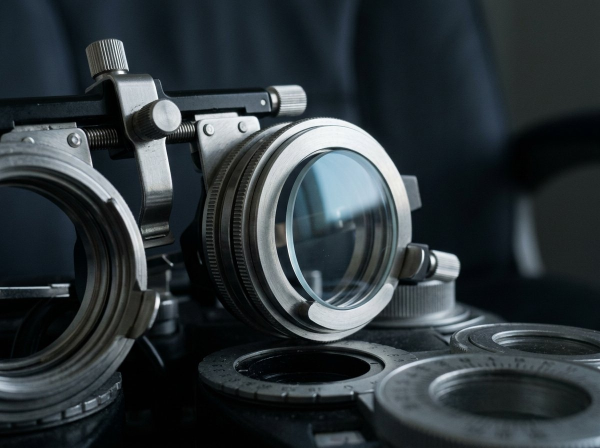
#> input picture demos/img/dmoptic-mesure.jpg, 1200 x 896 px (shown at 1/2 size)
$ python -i make_dmoptic_etapes.py   (imports and definitions only)
#> lines starting #> are read from the running program, lines starting #| are printed output that depends on the picture
#!/usr/bin/env python3
# -*- coding: utf-8 -*-
"""DM Optique — « Ce que voit quelqu'un qui n'est jamais venu » (31 s, 9:16).

Pourquoi un moteur séparé de `make_dmoptic_tiktok.py` : ce film applique trois règles
qui n'existaient pas dans les rendus précédents (voir research/HOOKS-ET-VIRALITE-2026-10-21.md §8-B) :

  1. **Une seule idée, tenue.** 8 plans, un par étape — pas 15 affirmations en 27 s.
  2. **Chronologie du texte découplée de celle de l'image.** Le texte reste ≥ 3 s ;
     c'est l'image qui change dessous (zoom lent, résolution du flou, coupe).
  3. **Triple hook aligné.** Le visuel rompt (le flou se résout), le texte nomme,
     la voix ajoute la cause.

Honnêteté d'image : les plans 3 à 6 sont des visuels générés — ils portent la mention
« illustration ». Le plan 1 (le lieu), le plan 2 (l'appareil), le plan 7 (le praticien)
et le plan 8 (la vitrine) sont de vraies photos du cabinet.

Usage :
    python3 tools/record/make_dmoptic_etapes.py --preview /tmp/apercu
    python3 tools/record/make_dmoptic_etapes.py --out film.mp4 [--voice voix.mp3]
"""
from __future__ import annotations

import argparse
import os
import subprocess
import sys

import imageio_ffmpeg
import numpy as np
from PIL import Image, ImageDraw, ImageEnhance, ImageFilter, ImageFont

ROOT = os.path.dirname(os.path.dirname(os.path.dirname(os.path.abspath(__file__))))
SITE = os.path.join(ROOT, "hosting", "previews", "dmoptic")
ETAPES = os.path.join(ROOT, "clients", "dm-optic", "research", "assets", "etapes")
FONTS = os.path.join(ROOT, "clients", "dm-optic", "content", "month1", "w1", "assets", "fonts")

W, H, FPS = 1080, 1920, 30
DUR = 31.0
UP = 1.28          # marge de recadrage : autorise zoom et panoramique sans bande

BRAND = (26, 63, 134)
INK = (12, 21, 36)
NIGHT = (10, 18, 32)
CREAM = (250, 248, 242)
EMBER = (224, 112, 58)
MUTED = (150, 163, 180)

F_TITLE = os.path.join(FONTS, "schibsted-grotesk-latin-700-normal.ttf")
F_HEAD = os.path.join(FONTS, "schibsted-grotesk-latin-500-normal.ttf")
F_MONO = os.path.join(FONTS, "ibm-plex-mono-latin-600-normal.ttf")


def font(path, size):
    return ImageFont.truetype(path, size)


# ── le film ───────────────────────────────────────────────────────────────────
# (début, fin, source, zoom_final, pan_x, plan)
#   zoom_final : 1.0 = aucun zoom ; 1.07 = le plan s'éloigne / se rapproche de 7 %
#   pan_x      : déplacement horizontal, en fraction de la marge disponible
BEATS = [
    # (début, fin, source, zoom_final, pan_x, plan, ancrage)
    (0.0, 3.4, os.path.join(SITE, "cabinet-interieur.webp"), 1.06, -0.35, "hook", (0.52, 0.50)),
    (3.4, 6.8, os.path.join(SITE, "dmoptic-mesure.webp"), 1.08, 0.30, "cle", (0.50, 0.50)),
    (6.8, 10.4, os.path.join(ETAPES, "01-anamnese.jpg"), 1.09, -0.25, "etape", (0.62, 0.48)),
    (10.4, 14.0, os.path.join(ETAPES, "02-bilan-optique.jpg"), 1.08, 0.25, "etape", (0.45, 0.50)),
    (14.0, 17.6, os.path.join(ETAPES, "03-acuites.jpg"), 1.09, 0.30, "etape", (0.50, 0.50)),
    (17.6, 21.2, os.path.join(ETAPES, "04-refraction.jpg"), 1.08, -0.20, "etape", (0.50, 0.52)),
    (21.2, 25.6, os.path.join(SITE, "cabinet-examen.webp"), 1.08, -0.30, "preuve", (0.80, 0.45)),
    (25.6, 31.0, os.path.join(SITE, "cabinet-enseigne.webp"), 1.05, 0.20, "cta", (0.50, 0.16)),
]

# Texte à l'écran — un plan = une idée. `sub` = la ligne d'appui, plus petite.
TEXTES = {
    "hook": dict(
        lines=["Ce n'est pas", "une photo floue."], place="haut", size=96,
        sub=None, mention="simulation approximative",
    ),
    "cle": dict(
        lines=["Quatre étapes.", "Aucune ne se saute."], place="bas", size=86,
        sub=None, mention=None,
    ),
    "etape": dict(place="bas", size=92, sub_size=42, mention="illustration"),
    "preuve": dict(
        lines=["C'est lui", "qui fait l'examen."], place="bas", size=88,
        sub="Laquintinie · Kumba · Bethesda", sub_size=38, mention=None,
    ),
    "cta": dict(
        lines=["Écrivez-nous", "avant de venir."], place="centre", size=100,
        sub="WhatsApp 656 122 239 · Bonabéri", sub_size=40, mention=None,
    ),
}

# Ce que chaque plan d'étape dit — dans les mots du client (§1 du document)
ETAPES_TXT = {
    2: ("1 · On écoute", "ce que vous n'arrivez plus à voir"),
    3: ("2 · On mesure", "le bilan optique"),
    4: ("3 · On lit", "les acuités, œil par œil"),
    5: ("4 · On réfracte", "la correction qui en sort"),
}


def ease(t):
    t = max(0.0, min(1.0, t))
    return 1 - (1 - t) ** 3


def ease_out(t):
    t = max(0.0, min(1.0, t))
    return 1 - (1 - t) ** 2


# ── masters : une fois par plan, pas par image ────────────────────────────────
_MASTERS: dict[str, Image.Image] = {}


def master(path: str) -> Image.Image:
    """Photo -> master 9:16 surdimensionné, étalonnée pour que les visuels générés
    et les vraies photos se ressemblent (même chaleur, même contraste)."""
#> called with path = '../../demos/img/dmoptic-mesure.jpg'
    if path in _MASTERS:
        return _MASTERS[path]
    src = Image.open(path).convert("RGB")
#> src is the input picture: PIL image 1200x896 RGB; mean R, G, B 45.6, 53.7, 57.8
    cw, ch = int(W * UP), int(H * UP)
    s = max(cw / src.width, ch / src.height)
    big = src.resize((max(int(src.width * s), cw), max(int(src.height * s), ch)), Image.LANCZOS)
    left = (big.width - cw) // 2
    top = (big.height - ch) // 2
    out = big.crop((left, top, left + cw, top + ch))
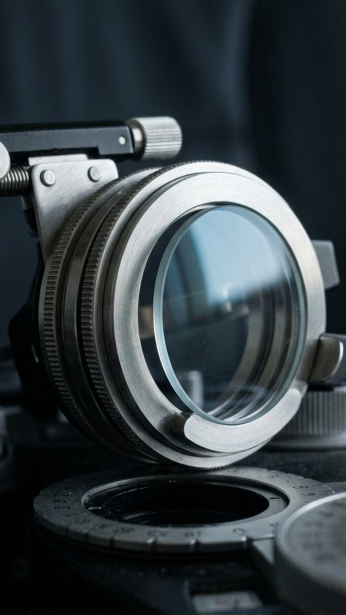
#> out: PIL image 1382x2457 RGB (shown at 1/4 size); mean R, G, B 54.1, 62.8, 67.2

    # étalonnage commun : léger réchauffement, contraste doux, netteté
    out = ImageEnhance.Color(out).enhance(1.04)
    out = ImageEnhance.Contrast(out).enhance(1.05)
    r, g, b = out.split()
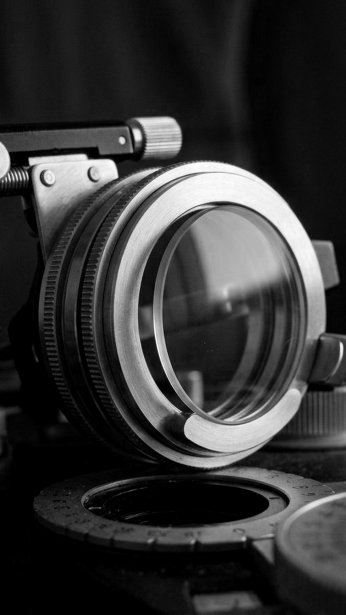
#> r: PIL image 1382x2457 L (shown at 1/4 size); min 0, max 255, mean 52.7
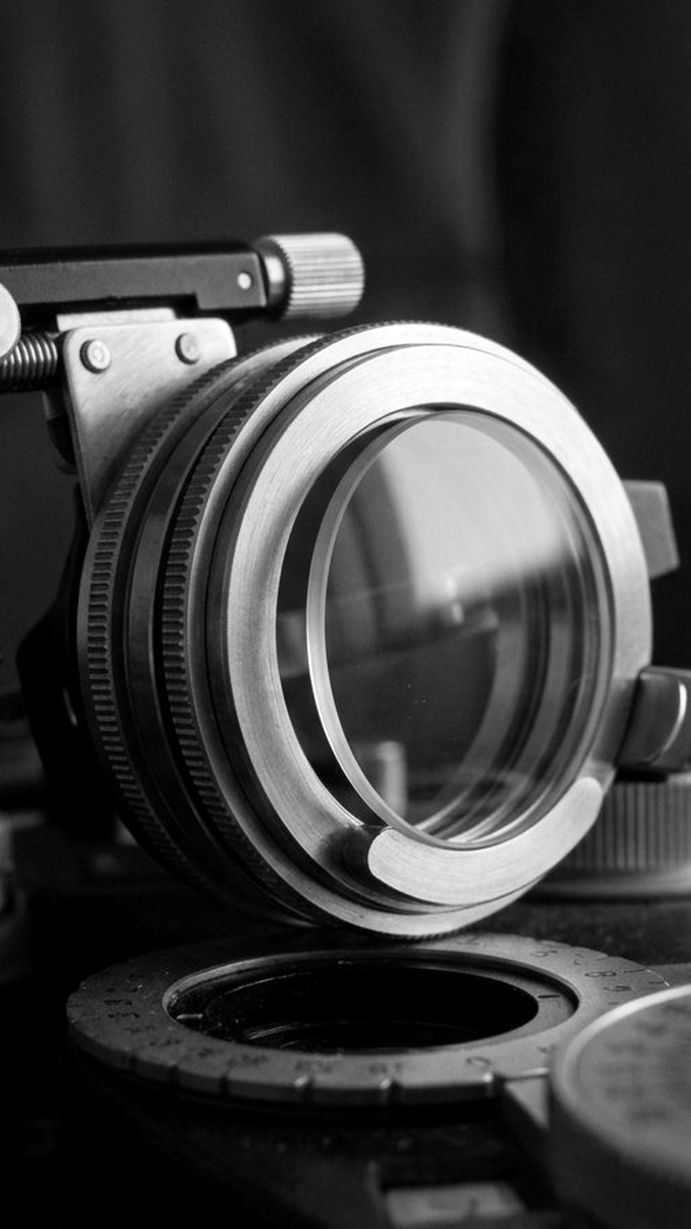
#> g: PIL image 1382x2457 L (shown at 1/2 size); min 0, max 255, mean 62.5
    r = r.point(lambda v: min(255, int(v * 1.02 + 2)))
    b = b.point(lambda v: max(0, int(v * 0.98)))
    out = Image.merge("RGB", (r, g, b))
    out = out.filter(ImageFilter.UnsharpMask(radius=2, percent=45, threshold=3))
    _MASTERS[path] = out
    return out


# [40 lines left out: functions plan_frame, fit, not called in this run]


_SCRIMS: dict[str, Image.Image] = {}


# [21 lines left out: function scrim, not called in this run]


def reveal(t_local, start=0.0, dur=0.38):
    return ease((t_local - start) / dur)


# [195 lines left out: functions draw_text, cta_card, draw_plate, frame_at, preview, render, not called in this run]


# ── voix : une phrase par plan, posée à la seconde exacte ────────────────────
# Calé sur la chronologie du texte, pas sur celle de l'image : chaque phrase est
# dite pendant que son carton est à l'écran, jamais avant ni après.
VOIX_OFFSETS = {1: 0.15, 2: 3.55, 3: 6.95, 4: 10.55, 5: 14.15, 6: 17.65, 7: 21.85, 8: 25.85}


# [63 lines left out: functions assemble_voice, make_bed, not called in this run]


# [17 lines not run here, left out]

>>> result = master('../../demos/img/dmoptic-mesure.jpg')

$ run again, on demos/img/cavisa-exam.jpg
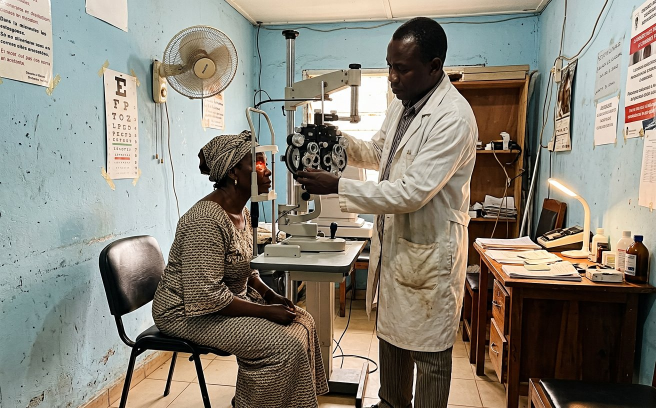
#> input picture demos/img/cavisa-exam.jpg, 1312 x 816 px (shown at 1/2 size)
#> in master, src is the input picture: PIL image 1312x816 RGB; mean R, G, B 137.3, 132.3, 120.5
#> in master, `out = big.crop((left, top, left + cw, top + ch))`:
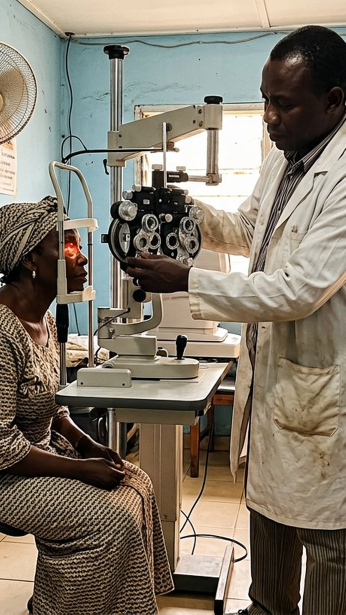
#> out: PIL image 1382x2457 RGB (shown at 1/4 size); mean R, G, B 129.9, 121.1, 106.6
#> in master, `r, g, b = out.split()`:
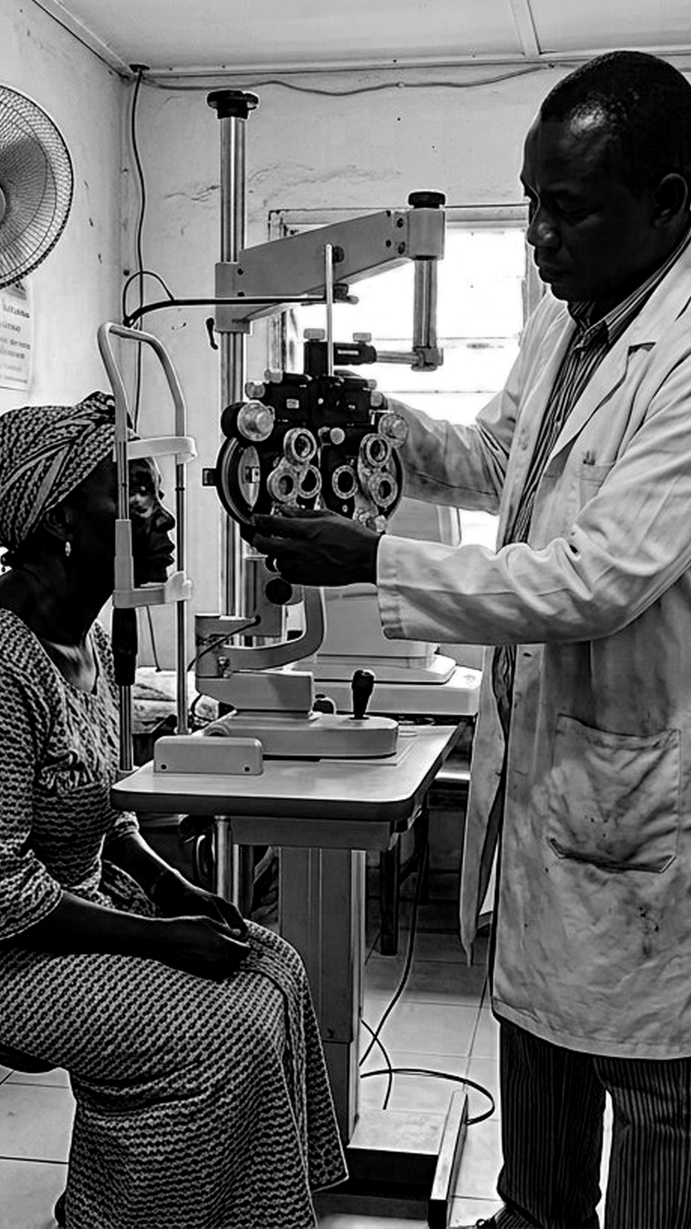
#> b: PIL image 1382x2457 L (shown at 1/2 size); min 0, max 255, mean 104.6

$ run again, on demos/img/cavisa-tryon.jpg
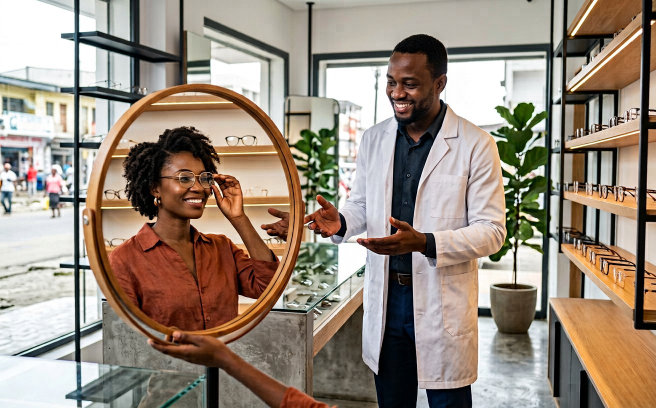
#> input picture demos/img/cavisa-tryon.jpg, 1312 x 816 px (shown at 1/2 size)
#> in master, src is the input picture: PIL image 1312x816 RGB; mean R, G, B 153.2, 139.3, 125.8
#> in master, `r, g, b = out.split()`:
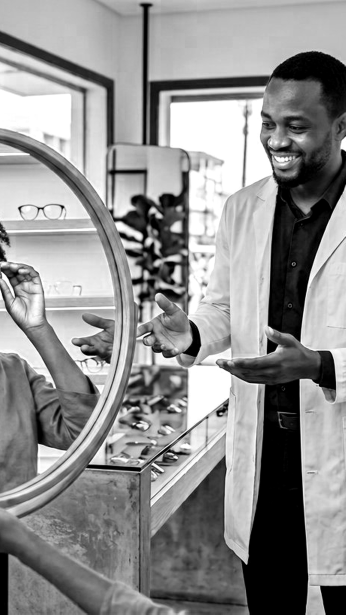
#> r: PIL image 1382x2457 L (shown at 1/4 size); min 0, max 255, mean 143
#> in master, `r, g, b = out.split()`:
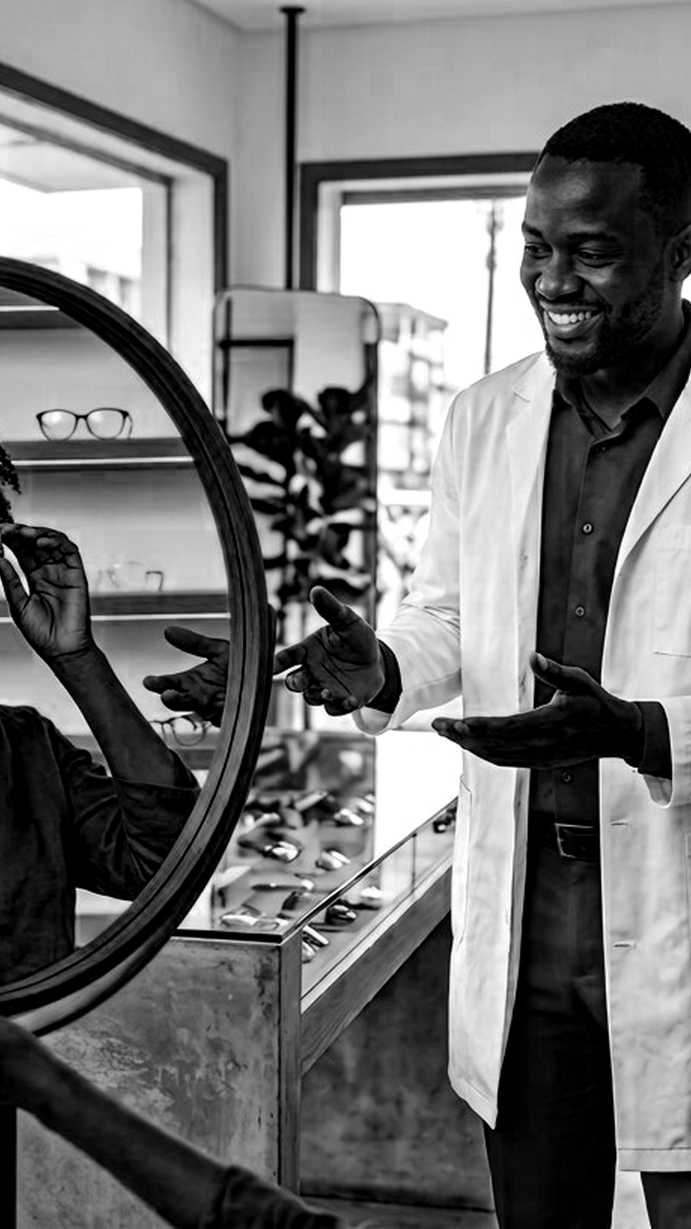
#> b: PIL image 1382x2457 L (shown at 1/2 size); min 0, max 255, mean 115
